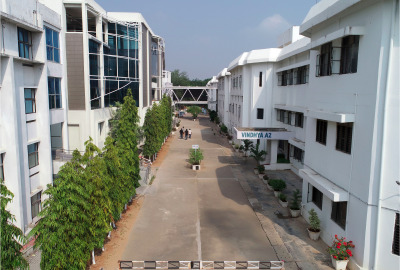
#> input picture input_images/iiit1.jpeg, 400 x 270 px, given in place of taj_mahal.jpeg, which was not available
$ jupyter execute --allow-errors Project.ipynb   (text cells are left out)
#> lines starting #> are read from the running program, lines starting #| are printed output that depends on the picture; pictures that were not available may be replaced by others from this repository, and a replacement may not be noted
[cell 1]
from google.colab import drive
drive.mount('/gdrive',force_remount=True)

[cell 2]
import matplotlib.pyplot as plt
import os
import numpy as np
from math import floor,exp,sqrt
import cv2
from timeit import default_timer as timer
from google.colab.patches import cv2_imshow
from zipfile import ZipFile
# from decord import VideoReader
# from decord import cpu, gpu

[cell 3]
# data-paths
DATA="/gdrive/My Drive/dip-project/DIP_PROJECT_DATABASE"
IMAGES_FOLDER_PATH="/gdrive/My Drive/dip-project/DIP_PROJECT_DATABASE/Images"
DATA_PATH = "/gdrive/My Drive/dip-project/DIP_PROJECT_DATABASE/videos_h264"

[cell 4]
def get_image(img_name,colored=1):
#> called with img_name = 'taj_mahal.jpeg', colored = 1
  if colored==0:
    img=cv2.imread(os.path.join(IMAGES_FOLDER_PATH,img_name),0)
    return img
  img=cv2.imread(os.path.join(IMAGES_FOLDER_PATH,img_name))
#> img is the input picture: shape (270, 400, 3); mean B, G, R 131.4, 135.9, 133.3
#> after the loop in video2frames, `for i in range(n):`: frames = 4 items
  return  img

[cell 5]
def resize_img(img,shape):
  return cv2.resize(img,shape,interpolation=cv2.INTER_AREA)

[cell 6]
def normalise_img(img):
  return cv2.normalize(img,None,0,255,cv2.NORM_MINMAX)

[cell 7]
def pad_img(img,k):
  m,n=img.shape
  l=k//2
  if (k%2) ==0:
    l-=1
  m1,n1=(m+k-1,n+k-1)
  pd=np.zeros((m1,n1),dtype='int')   # padding
  pd[l:m+l,l:n+l]=np.copy(img)
  return pd

[cell 8]
def remove_padding_img(img,k):
  m,n=img.shape
  l=k//2
  if (k%2)==0:
    l-=1
  return img[l:m-k//2,l:n-k//2]

[cell 9]
def bgr2rgb(bgr):
 rgb = bgr[...,::-1]
 return rgb

[cell 10]
def show_imgs(images,titles,rows,cols):
#> called with rows = 2, cols = 2
  fib,a=plt.subplots(rows,cols,sharex=True,sharey=True,figsize=(15,15))
  plt.gray()
  counter=1
  if rows ==1 or cols==1:
    for i in range(0,max(rows,cols)):
      a[i].imshow(bgr2rgb(images[counter-1]))

      a[i].set_title(titles[i])
      counter=counter+1
  else:
    for i in range(0,rows):
      for j in range(0,cols):
        a[i][j].imshow(bgr2rgb(images[counter-1]))
        a[i][j].set_title(titles[counter-1])
        counter=counter+1
#> after the loop, counter = 5
  plt.show()
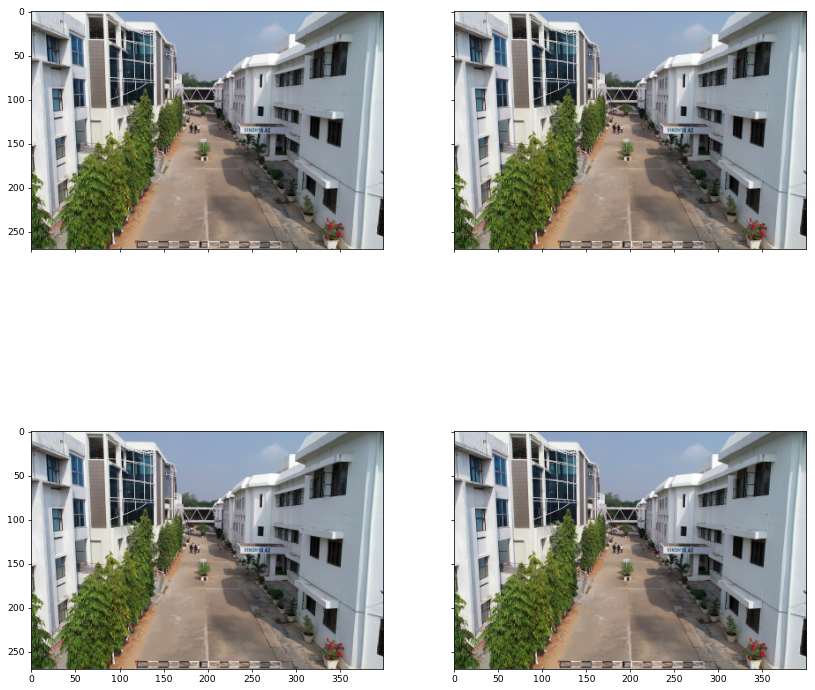
#> figure drawn by matplotlib, 4 panels

[cell 11]
def loadVideos():
  videos=[]
  for file_name in os.listdir(DATA_PATH):
    videos.append(file_name)
  videos=np.array(videos)
  return videos

[cell 12]
videos = loadVideos()
assert len(videos)!=0

[cell 13]
img=get_image('taj_mahal.jpeg')
cv2_imshow(img)

[cell 14]
def video2frames(video_path,n):
    """
    Input:
      1. video_path: path to a video file
      2. n: number of equally spaced frames to be returned
    Output:
      returns n equally spaced frames from the video.
    """
    vidcap = cv2.VideoCapture(video_path)
    total_frames = vidcap.get(cv2.CAP_PROP_FRAME_COUNT)
    frames_step = total_frames//n
    frames=[]
    for i in range(n):
        #here, we set the parameter 1 which is the frame number to the frame (i*frames_step)
        vidcap.set(1,i*frames_step)
        success,image = vidcap.read()
        #save your image
        frames.append(image)

    vidcap.release()
    return frames

[cell 15]
video1=videos[0]
frames=video2frames(os.path.join(DATA_PATH,video1),4)
show_imgs(frames,["","","",""],2,2)

#> (a cell that did not finish here is left out)

[cell 17]
def reduced_HoG_Features(image, stride=8):
    '''Takes colored image as input'''
    image = np.array(image).astype(np.double)
    w,h,_ = image.shape
    ## overall usecase : for finding useful descriptor for checking similarity b/w frame and img
    epsilon = 0.00001
    # unit vectors used to compute gradient orientation
    x_component = np.array([1.0000, 0.9397, 0.7660, 0.500, 0.1736, -0.1736, -0.5000, -0.7660, -0.9397]).astype(np.double)
    y_component = np.array([0.0000, 0.3420, 0.6428, 0.8660, 0.9848, 0.9848, 0.8660, 0.6428, 0.3420]).astype(np.double)

    blocks = (w//stride, h//stride)
    histograms = np.zeros((w//stride, h//stride, 18))

    output_features = np.zeros((w//stride - 2, h//stride - 2, 31))

    visible_x = w//stride * stride
    visible_y = h//stride * stride

    for x in range(1,visible_x-1):
        for y in range(1,visible_y-1):
            magnitude = grad_x = grad_y = 0
            for k in range(3):
                grad_x_k = image[x+1][y][k] - image[x-1][y][k]
                grad_y_k = image[x][y+1][k] - image[x][y-1][k]
                magnitude_k = grad_x_k**2 + grad_y_k**2
                # Select the strongest gradient
                if magnitude < magnitude_k:
                    magnitude = magnitude_k
                    grad_x = grad_x_k
                    grad_y = grad_y_k
            magnitude = sqrt(magnitude)
            #Place the gradient in a bin of 20 degrees each
            best_dot = best_orientation = 0
            for o in range(9):
                dot = x_component[o] * grad_x + y_component[o] * grad_y
                if best_dot < dot:
                    best_dot = dot
                    best_orientation = o
                elif best_dot < -dot:
                    # This handles directed edges
                    best_dot = -dot
                    best_orientation = o + 9
            # add to 4 histograms around pixel using linear interpolation
            xp = (x+0.5)/stride - 0.5
            yp = (y+0.5)/stride - 0.5
            ixp = floor(xp)
            iyp = floor(yp)
            vx = xp-ixp
            vy = yp-iyp
            if ixp >=0 and iyp >=0: histograms[ixp][iyp][best_orientation] += (1-vx) * (1-vy) * magnitude
            if ixp+1 < blocks[1] and iyp >=0: histograms[ixp+1][iyp][best_orientation] += vx * (1-vy) * magnitude
            if ixp >=0 and iyp+1 < blocks[0]: histograms[ixp][iyp+1][best_orientation] += (1-vx) * vy * magnitude
            if ixp+1 < blocks[1] and iyp+1 < blocks[0]: histograms[ixp+1][iyp+1][best_orientation] += vx * vy * magnitude
    #normalizing factors
    norm_fac = np.sum(histograms,axis=2)

    #write reduced features
    out_x = w//stride - 2
    out_y = h//stride - 2
    for x in range(out_x):
        for y in range(out_y):
            n1 = 1.0/sqrt(norm_fac[x+1][y+1]+norm_fac[x+2][y+1]+norm_fac[x+1][y+2]+norm_fac[x+2][y+2]+epsilon)
            n2 = 1.0/sqrt(norm_fac[x+1][y]+norm_fac[x+2][y]+norm_fac[x+1][y+1]+norm_fac[x+2][y+1]+epsilon)
            n3 = 1.0/sqrt(norm_fac[x][y+1]+norm_fac[x+1][y+1]+norm_fac[x][y+2]+norm_fac[x+1][y+2]+epsilon)
            n4 = 1.0/sqrt(norm_fac[x][y]+norm_fac[x+1][y]+norm_fac[x][y+1]+norm_fac[x+1][y+1]+epsilon)
            t1 = t2 = t3 = t4 = 0
            for o in range(18):
                h1 = min(histograms[x+1][y+1][o] * n1, 0.2)
                h2 = min(histograms[x+1][y][o] * n2, 0.2)
                h3 = min(histograms[x][y+1][o] * n3, 0.2)
                h4 = min(histograms[x][y][o] * n4, 0.2)
                output_features[x][y][o] = 0.5 * (h1+h2+h3+h4)
                t1 += h1
                t2 += h2
                t3 += h3
                t4 += h4
            for o in range(9):
                h1 = min((histograms[x+1][y+1][o] + histograms[x+1][y+1][o+9]) * n1, 0.2)
                h2 = min((histograms[x+1][y][o] + histograms[x+1][y][o+9]) * n2, 0.2)
                h3 = min((histograms[x][y+1][o] + histograms[x][y+1][o+9]) * n3, 0.2)
                h4 = min((histograms[x][y][o] + histograms[x][y][o+9]) * n4, 0.2)
                output_features[x][y][o+18] = 0.5 * (h1+h2+h3+h4)
            output_features[x][y][27] = 0.2357 * t1
            output_features[x][y][28] = 0.2357 * t2
            output_features[x][y][29] = 0.2357 * t3
            output_features[x][y][30] = 0.2357 * t4
    return output_features

[cell 18]
def stack_neigbours(features):
    W,H,_ = features.shape
    W = W - 1
    H = H - 1
    descriptors = np.zeros((124,W * H))
    for i in range(W):
        for j in range(H):
            n = i * H + j
            descriptors[:31,n] = np.uint8(features[i,j] * 255)
            descriptors[31:62,n] = np.uint8(features[i+1,j] * 255)
            descriptors[62:93,n] = np.uint8(features[i,j+1] * 255)
            descriptors[93:,n] = np.uint8(features[i+1,j+1] * 255)

#     print(descriptors.shape)
    return descriptors

[cell 19]
def word2vec(descriptors):
    word_histogram = np.zeros(300).astype(np.int16)
    n = descriptors.shape[1]
    for i in range(n):
        distances = np.sum((words.T - descriptors[:,i])**2, axis=1)
        word_histogram[np.argmin(distances)] += 1
    return word_histogram

[cell 20]
def hog_pipeline(image):
    features = reduced_HoG_Features(image)
    descriptors = stack_neigbours(features)
    word_histogram = word2vec(descriptors)
    return word_histogram

[cell 21]
def pyramid_hog(image,levels=2):
#> called with levels = 2
    image = cv2.resize(image,(256,256),cv2.INTER_CUBIC)
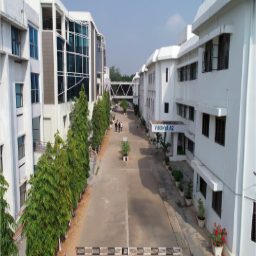
#> image: shape (256, 256, 3); mean of channels 0, 1, 2 131.3, 135.8, 133.2; drawn as B, G, R
    w,h,_ = image.shape
#> w = 256; h = 256
    descriptors = []
    for level in range(levels+1):
        level_descriptors = []
        for i in range(2**level):
            for j in range(2**level):
                image_part = image[i*(w//(2**level)):(i+1)*(w//(2**level)),j*(h//(2**level)):(j+1)*(h//(2**level))]
                temp = hog_pipeline(image_part)
                level_descriptors.append(temp)

        descriptors.append(level_descriptors)
#> after the loop, descriptors = []
    return descriptors

#> (a cell that did not finish here is left out)

[cell 23]
def getVideoDiscriptors(videosList,mode,numframes=5,numDescriptors=10):
  """
  input:
    1. videosList : A list of strings that have represent the relative path to video files.
    2. numframes : number of frames per video for which descriptors are to be found.
    3. numDescriptors: number of videos for which descriptors will be found.

  output:
    array of discriptors
  """
  video_descriptors=[]
  hog = cv2.HOGDescriptor()
  count=0
  for video in videosList:
    frames=video2frames(os.path.join(DATA_PATH,video),numframes)
    descriptors=[]
    for frame in frames:
      if mode == 'pyramid_hog':
        descriptors.append(pyramid_hog(frame))
      elif mode == 'hog':
         descriptors.append(hog.compute(resize_img(frame,(64,128))))
      else:
        print("Invalid mode. Choose between: \n 1.pyramid_hog \n 2.hog \n")
    video_descriptors.append(descriptors)
    print("Completed finding video descriptors for video {}".format(count))
    count+=1
    if count >=numDescriptors:
      break
  return video_descriptors

[cell 24]
videos = loadVideos()
assert len(videos)!=0
#> (the rest of this cell did not finish here and is left out)

#> the loop in getVideoDiscriptors, `for frame in frames:` made 1 pass
#> pass 1, in reduced_HoG_Features (call 2), `norm_fac = np.sum(histograms,axis=2)`:
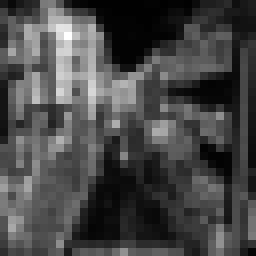
#> norm_fac: shape (32, 32) float64 (shown 8 times larger); min 30.46, max 6885.8, mean 1955.4; drawn with min black and max white
#> pass 1, in hog_pipeline (call 2), `descriptors = stack_neigbours(features)`:
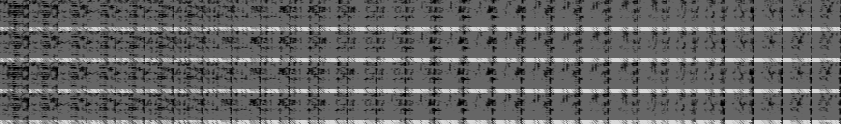
#> descriptors: shape (124, 841) float64; min 0, max 216, mean 99.3

[cell 25]
 # len(video_descriptors)

[cell 26]
def histogram_intersection(hist_A, hist_B):
    return np.sum(np.minimum(hist_A, hist_B))

[cell 27]
def pyramid_intersection(pyramid_hist_A, pyramid_hist_B):
    levels = len(pyramid_hist_A)
    score = 0
    for level in range(levels):
        weight = 1.0/2**(levels-level)
        for region in range(2**level):
            similarity = histogram_intersection(pyramid_hist_A[level][region],pyramid_hist_B[level][region])
            score += weight * similarity
    return score

[cell 28]
def assign_score(videos,image,mode):
  scores=[]
  for video in videos:
    score=Max_similarity(image,video,mode)
    scores.append(score)
  return scores

[cell 29]
def Max_similarity(image_descriptor,video_descriptors,mode):
  max_score=0
  for video_descriptor in video_descriptors:
    if mode=='pyramid_hog':
      score=pyramid_intersection(image_descriptor,video_descriptor)
    elif mode == 'hog':
      score=intersection(image_descriptor,video_descriptor)
    else:
      print('Invalid `mode` Atrribute')
    max_score=max(max_score,score)
  return max_score

#> (a cell that did not finish here is left out)

#> (a cell that did not finish here is left out)

[cell 32]
def getKbestVideos(vidoes,scores,k=5):
  arr=[]
  for i in range(len(scores)):
    arr.append([scores[i],videos[i]])
  arr.sort(reverse=True)
  return arr[:k]

#> (a cell that did not finish here is left out)

#> (a cell that did not finish here is left out)

[cell 35]
hog = cv2.HOGDescriptor()
h = hog.compute(resize_img(img,(64,128)))
#> in resize_img, `return cv2.resize(img,shape,interpolation=cv2.INTER_AREA)`:
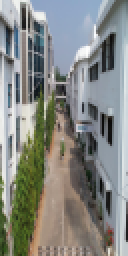
#> returned value: shape (128, 64, 3) (shown 2 times larger); mean of channels 0, 1, 2 131.4, 135.9, 133.3; drawn as B, G, R
#> h = 3780 values, max 0.467 at index 1665, min 0 at index 3371, mean 0.126

[cell 36]
print(h.shape)
#| (3780,)

[cell 37]
hog_descriptors = getVideoDiscriptors(videos,"hog")
#> the loop in getVideoDiscriptors (call 2), `for frame in frames:` made 5 passes
#> hog_descriptors = 1 item

[cell 38]
def intersection(hog1,hog2):
  return np.sqrt(np.sum((hog1-hog2)*(hog1-hog2)))

[cell 39]
hog_scores=assign_score(hog_descriptors,h,"hog")
#> the loop in assign_score, `for video in videos:` made 1 pass
#> score on pass 1: 0
#> after the loop in assign_score, `for video in videos:`: scores = [0]
#> hog_scores = [0]

[cell 40]
print(hog_scores)
#| [0]

[cell 41]
arr = getKbestVideos(videos,hog_scores)
#> the loop in getKbestVideos, `for i in range(len(scores)):` made 1 pass
#> after the loop in getKbestVideos, `for i in range(len(scores)):`: arr = [[0, 'iiit1.jpeg']]
#> arr = [[0, 'iiit1.jpeg']]
for i in arr:
  print(i[1])
#> this loop made 1 pass
#| iiit1.jpeg

[cell 42]
def videoReader(video,play=False):
    cap = cv2.VideoCapture(video)
    if (cap.isOpened() == False):
        print("Error opening video stream or file")

    return cap

[cell 43]
cap = videoReader(DATA_PATH+ '/Dubai_Sunrise.mp4')
numberOfFrames = int(cap.get(cv2.CAP_PROP_FRAME_COUNT))
width  = int(cap.get(cv2.CAP_PROP_FRAME_WIDTH))
height = int(cap.get(cv2.CAP_PROP_FRAME_HEIGHT))
print(numberOfFrames,width,height)

#> (a cell that did not finish here is left out)

[cell 45]
def getHistogram(image):
    hist_r = cv2.calcHist([image],[0],None,[255],[0,256])
    hist_g = cv2.calcHist([image],[1],None,[255],[0,256])
    hist_b = cv2.calcHist([image],[2],None,[255],[0,256])

    hist = np.vstack((hist_r,hist_g,hist_b))
    normalize = image.shape[0]*image.shape[1]*image.shape[2]
    hist = hist/normalize
    return hist

[cell 46]
def getMatchingFrame(image,video):


    imageHist = getHistogram(image)
#> in getHistogram, `hist_r = cv2.calcHist([image],[0],None,[255],[0,256])`: hist_r = 255 values, max 1439 at index 197, min 22 at index 248, mean 423.5
#> in getHistogram, `hist_g = cv2.calcHist([image],[1],None,[255],[0,256])`: hist_g = 255 values, max 1840 at index 166, min 19 at index 247, mean 423.5
#> in getHistogram, `hist_b = cv2.calcHist([image],[2],None,[255],[0,256])`: hist_b = 255 values, max 2492 at index 145, min 15 at index 252, mean 423.5
#> in getHistogram, `hist = np.vstack((hist_r,hist_g,hist_b))`: hist = 765 values, max 2492 at index 655, min 15 at index 762, mean 423.5
#> in getHistogram, `hist = hist/normalize`: hist = 765 values, max 0.00769 at index 655, min 4.63e-05 at index 762, mean 0.00131
    min_distance = 10000000
    min_index = 0

    for i in range(0,numberOfFrames, 30):
        video.set(cv2.CAP_PROP_POS_FRAMES, i)
        _, frame = video.read()
        curHist = getHistogram(frame)
        distance = np.linalg.norm(curHist - imageHist)
        if min_distance > distance:
            min_distance = distance
            min_index = i

    video.set(cv2.CAP_PROP_POS_FRAMES, min_index)
    _, matched_frame = video.read()

    matched_frame = cv2.resize(matched_frame,(image.shape[1],image.shape[0]),cv2.INTER_CUBIC)
    return matched_frame, min_index

[cell 47]
matched_frame, matched_frame_index = getMatchingFrame(img,cap)
#> in getMatchingFrame, `imageHist = getHistogram(image)`: imageHist has the same summary as hist in getHistogram
#> the loop in getMatchingFrame, `for i in range(0,numberOfFrames, 30):` made 1 pass
#> after the loop in getMatchingFrame, `for i in range(0,numberOfFrames, 30):`: min_distance = 0
#> matched_frame_index = 0
